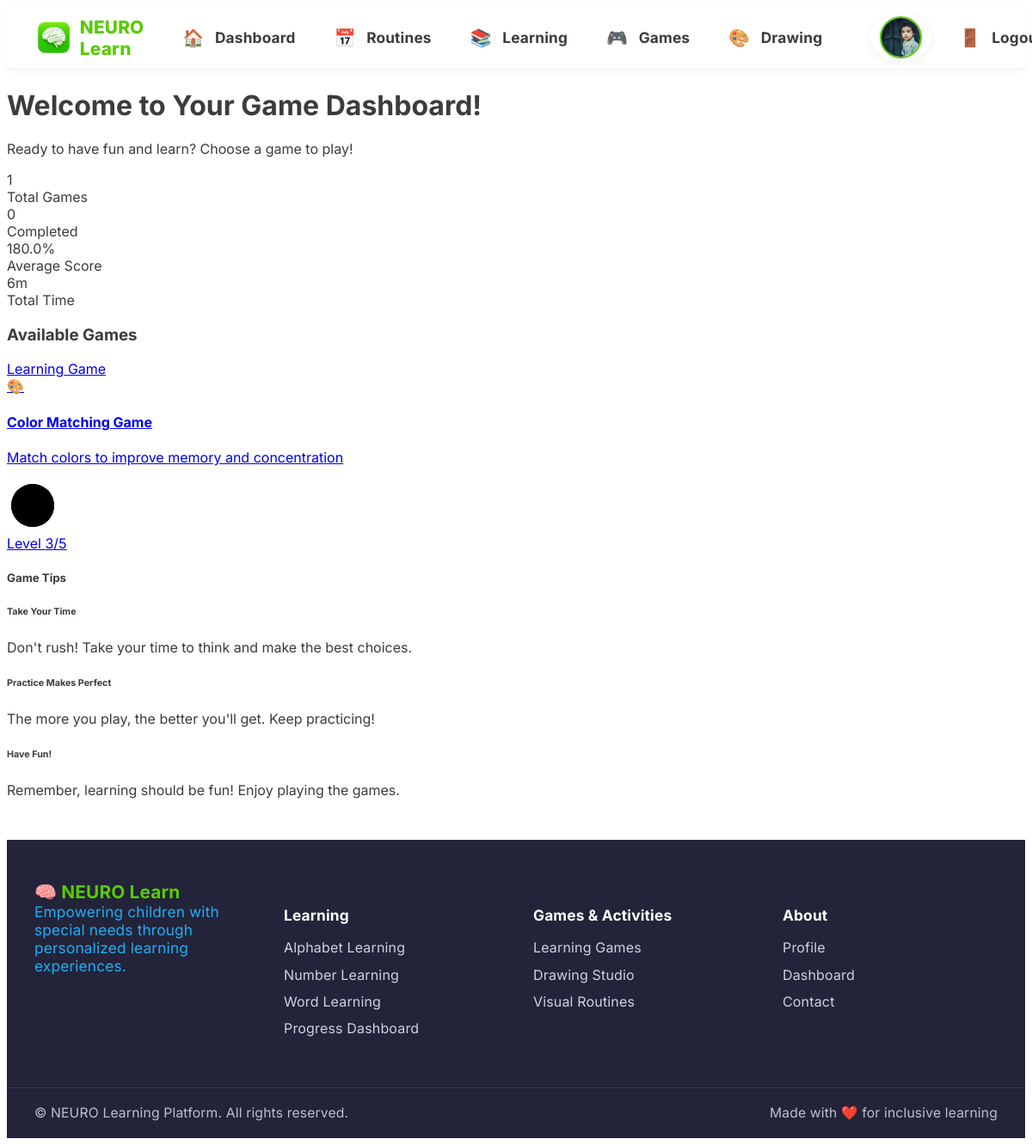
The page /therapy/games/ (signed in) on the database its author committed.
### apps/users/models.py (models this page shows, shortened)
class CustomUser(AbstractUser):
    class UserRole(models.TextChoices):
        PARENT = 'parent', _('Parent')
        THERAPIST = 'therapist', _('Therapist')
        TEACHER = 'teacher', _('Teacher')
        CHILD = 'child', _('Child')
    email = models.EmailField(_('email address'), unique=True)
    role = models.CharField(
        max_length=20,
        choices=UserRole.choices,
        default=UserRole.PARENT,
        help_text=_('User role in the system')
    )
    username = models.CharField(max_length=150, unique=True, blank=True, null=True)
    phone_number = models.CharField(max_length=15, blank=True, null=True)
    date_of_birth = models.DateField(blank=True, null=True)
    profile_picture = models.ImageField(upload_to='profile_pics/', blank=True, null=True)
    USERNAME_FIELD = 'email'
    REQUIRED_FIELDS = ['username', 'role']
    class Meta:
        verbose_name = _('user')
        verbose_name_plural = _('users')

### apps/games/models.py (models this page shows, shortened)
class Game(models.Model):
    name = models.CharField(max_length=100)
    description = models.TextField()
    is_active = models.BooleanField(default=True)
    created_at = models.DateTimeField(auto_now_add=True)
    updated_at = models.DateTimeField(auto_now=True)

class GameProgress(models.Model):
    child = models.ForeignKey(User, on_delete=models.CASCADE, related_name='game_progress')
    game = models.ForeignKey(Game, on_delete=models.CASCADE, related_name='progress')
    highest_level_completed = models.IntegerField(default=0)
    total_score = models.IntegerField(default=0)
    total_sessions = models.IntegerField(default=0)
    average_accuracy = models.FloatField(default=0.0)
    last_played = models.DateTimeField(null=True, blank=True)
    updated_at = models.DateTimeField(auto_now=True)
    class Meta:
        unique_together = ['child', 'game']
        ordering = ['-updated_at']

### apps/therapy/views.py (the view)
# urls.py: path('games/', views.game_dashboard, name='game_dashboard'),
@login_required
def game_dashboard(request):
    user = request.user
    if user.role != 'child':
        messages.error(request, "This dashboard is only for children.")
        return redirect('therapy:activity_list')
    color_matching_game = Game.objects.filter(name="Color Matching Game", is_active=True).first()
    color_matching_progress = None
    color_matching_progress_value = 0
    if color_matching_game:
        color_matching_progress = GameProgress.objects.filter(
            game=color_matching_game,
            child=user
        ).first()
        if color_matching_progress:
            color_matching_progress_value = 157 - (color_matching_progress.highest_level_completed * 31.4)
        else:
            color_matching_progress_value = 157  # No progress, full circle
    total_activities = 1 if color_matching_game else 0
    completed_activities = 1 if color_matching_progress and color_matching_progress.highest_level_completed >= 5 else 0
    average_score = color_matching_progress.total_score if color_matching_progress else 0
    total_time = color_matching_progress.total_sessions * 2 if color_matching_progress else 0  # Estimate 2 minutes per session
    context = {
        'color_matching_game': color_matching_game,
        'color_matching_progress': color_matching_progress,
        'color_matching_progress_value': color_matching_progress_value,
        'total_activities': total_activities,
        'completed_activities': completed_activities,
        'average_score': average_score,
        'total_time': total_time,  # Already in minutes
        'user_role': user.role
    }
    return render(request, 'therapy/game_dashboard.html', context)

### templates/therapy/game_dashboard.html (shortened to what this page needs)
{% extends 'base.html' %}
{% load static %}
{% block content %}
<div class="container-fluid">
    <div class="row">
        <div class="col-12">
            <div class="welcome-banner">
                <h1>
                    Welcome to Your Game Dashboard!
                </h1>
                <p>Ready to have fun and learn? Choose a game to play!</p>
            </div>
            <div class="row mb-4">
                <div class="col-md-3">
                    <div class="stats-card">
                        <div class="stat-item">
                            <div class="stat-number">{{ total_activities }}</div>
                            <div class="stat-label">Total Games</div>
                        </div>
                    </div>
                </div>
                <div class="col-md-3">
                    <div class="stats-card">
                        <div class="stat-item">
                            <div class="stat-number">{{ completed_activities }}</div>
                            <div class="stat-label">Completed</div>
                        </div>
                    </div>
                </div>
                <div class="col-md-3">
                    <div class="stats-card">
                        <div class="stat-item">
                            <div class="stat-number">{{ average_score|floatformat:1 }}%</div>
                            <div class="stat-label">Average Score</div>
                        </div>
                    </div>
                </div>
                <div class="col-md-3">
                    <div class="stats-card">
                        <div class="stat-item">
                            <div class="stat-number">{{ total_time|floatformat:0 }}m</div>
                            <div class="stat-label">Total Time</div>
                        </div>
                    </div>
                </div>
            </div>
            {% if color_matching_game %}
            <div class="row mb-4">
                <div class="col-12">
                    <h3 class="mb-4">
                        Available Games
                    </h3>
                </div>
            </div>
            <div class="row mb-5">
                <div class="col-lg-4 col-md-6 mb-4">
                    <a href="{% url 'games:color_matching_levels' %}" class="game-card position-relative" style="background: linear-gradient(135deg, #28a745 0%, #20c997 100%);">
                        <div class="difficulty-badge bg-success">
                            Learning Game
                        </div>
                        <div class="text-center">
                            <div class="game-icon">
                                🎨
                            </div>
                            <h4 class="mb-2">{{ color_matching_game.name }}</h4>
                            <p class="mb-3">{{ color_matching_game.description|truncatewords:10 }}</p>
                            <div class="progress-ring">
                                <svg width="60" height="60">
                                    <circle class="bg" cx="30" cy="30" r="25"></circle>
                                    <circle class="progress" cx="30" cy="30" r="25"
                                            style="stroke-dashoffset: {{ color_matching_progress_value }}"></circle>
                                </svg>
                            </div>
                            <div class="mt-2">
                                {% if color_matching_progress %}
                                    <span class="badge bg-success">Level {{ color_matching_progress.highest_level_completed }}/5</span>
                                {% else %}
                                    <span class="badge bg-warning">Start Playing</span>
                                {% endif %}
                            </div>
                        </div>
                    </a>
                </div>
            </div>
            {% endif %}
            <div class="row mt-4">
                <div class="col-12">
                    <div class="card shadow-sm border-0">
                        <div class="card-header bg-white">
                            <h5 class="mb-0">
                                Game Tips
                            </h5>
                        </div>
                        <div class="card-body">
                            <div class="row">
                                <div class="col-md-4">
                                    <h6>Take Your Time</h6>
                                    <p class="text-muted small">Don't rush! Take your time to think and make the best choices.</p>
                                </div>
                                <div class="col-md-4">
                                    <h6>Practice Makes Perfect</h6>
                                    <p class="text-muted small">The more you play, the better you'll get. Keep practicing!</p>
                                </div>
                                <div class="col-md-4">
                                    <h6>Have Fun!</h6>
                                    <p class="text-muted small">Remember, learning should be fun! Enjoy playing the games.</p>
                                </div>
                            </div>
                        </div>
                    </div>
                </div>
            </div>
        </div>
    </div>
</div>
{% endblock %}

### templates/base.html (shortened to what this page needs)
<!DOCTYPE html>
<html lang="en">
<head>
    {% load static %}
    <link rel="stylesheet" href="/static/css/child_dashboard_duolingo.css">
    <link rel="stylesheet" href="/static/css/duo_header_footer.css">
</head>
<body>
    <header class="duo-header">
        <div class="container-fluid d-flex align-items-center justify-content-between py-2">
            <div class="d-flex align-items-center">
                <a href="/dashboard/" class="duo-logo-link">
                    <img src="{% static 'img/green_brain_icon.png' %}" alt="NEURO Learn Logo" class="duo-logo" style="width:2.8rem; height:2.8rem; object-fit:contain; vertical-align:middle;">
                    <span class="duo-brand">NEURO Learn</span>
                </a>
            </div>
            <nav class="duo-nav d-flex align-items-center">
                <a href="/dashboard/" class="duo-nav-link" title="Dashboard"><span class="duo-nav-icon">🏠</span><span class="duo-nav-label">Dashboard</span></a>
                <a href="/routines/" class="duo-nav-link" title="My Routines"><span class="duo-nav-icon">📅</span><span class="duo-nav-label">Routines</span></a>
                <a href="/learning/" class="duo-nav-link" title="Learning"><span class="duo-nav-icon">📚</span><span class="duo-nav-label">Learning</span></a>
                <a href="/games/" class="duo-nav-link" title="Games"><span class="duo-nav-icon">🎮</span><span class="duo-nav-label">Games</span></a>
                <a href="/drawing/" class="duo-nav-link" title="Drawing"><span class="duo-nav-icon">🎨</span><span class="duo-nav-label">Drawing</span></a>
                <a href="/profile/" class="duo-nav-link duo-avatar-link ms-3" title="Profile">
                    {% if user.profile_picture %}
                        <img src="{{ user.profile_picture.url }}" alt="Profile" class="duo-avatar-img" style="background: none; box-shadow: none;">
                    {% else %}
                        <span class="duo-avatar">{{ user.first_name|default:user.username|first|upper }}</span>
                    {% endif %}
                </a>
                <a href="/logout/" class="duo-nav-link ms-3" title="Logout">
                    <span class="duo-nav-icon">🚪</span>
                    <span class="duo-nav-label">Logout</span>
                </a>
            </nav>
        </div>
    </header>
    <main>
        {% block content %}{% endblock %}
    </main>
    <footer class="duo-footer mt-5">
        <div class="duo-footer-main">
            <div class="duo-footer-col">
                <div class="duo-footer-logo">🧠 NEURO Learn</div>
                <div class="duo-footer-slogan">Empowering children with special needs through personalized learning experiences.</div>
            </div>
            <div class="duo-footer-col">
                <h5>Learning</h5>
                <ul class="duo-footer-links">
                    <li><a href="/learning/alphabet/">Alphabet Learning</a></li>
                    <li><a href="/learning/numbers/">Number Learning</a></li>
                    <li><a href="/learning/words/">Word Learning</a></li>
                    <li><a href="/learning/progress/">Progress Dashboard</a></li>
                </ul>
            </div>
            <div class="duo-footer-col">
                <h5>Games & Activities</h5>
                <ul class="duo-footer-links">
                    <li><a href="/games/">Learning Games</a></li>
                    <li><a href="/drawing/">Drawing Studio</a></li>
                    <li><a href="/routines/">Visual Routines</a></li>
                </ul>
            </div>
            <div class="duo-footer-col">
                <h5>About</h5>
                <ul class="duo-footer-links">
                    <li><a href="/profile/">Profile</a></li>
                    <li><a href="/dashboard/">Dashboard</a></li>
                    <li><a href="#">Contact</a></li>
                </ul>
            </div>
        </div>
        <div class="duo-footer-bottom">
            <span>© {{ now|date:'Y' }} NEURO Learning Platform. All rights reserved.</span>
            <span>Made with ❤️ for inclusive learning</span>
        </div>
    </footer>
</body>
</html>

### static/css/child_dashboard_duolingo.css (style rules this page uses)
body, .child-dashboard-duo { background: #fff !important; color: #3C3C3C; font-family: 'Nunito', 'Segoe UI', Arial, sans-serif; min-height: 100vh; }

### static/css/duo_header_footer.css (style rules this page uses)
body, .child-dashboard-duo { font-family: 'Inter', 'Nunito', 'Segoe UI', Arial, sans-serif; }
.duo-header { background: #fff; border-bottom: 2px solid #F7F7F7; box-shadow: 0 2px 8px rgba(60,60,60,0.04); position: sticky; top: 0; z-index: 100; width: 100%; min-height: 54px; }
.duo-header .container-fluid { display: flex; align-items: center; justify-content: space-between; flex-wrap: nowrap; padding: 0.5rem 2rem; }
.duo-logo-link { display: flex; align-items: center; text-decoration: none; margin-right: 2rem; }
.duo-logo { font-size: 2.1rem; margin-right: 0.5rem; color: #58CC02; }
.duo-brand { font-size: 1.3rem; font-weight: 800; color: #58CC02; letter-spacing: 0.01em; }
.duo-nav { display: flex; flex-direction: row; align-items: center; gap: 1.2rem; flex: 1 1 auto; }
.duo-nav-link { display: flex; align-items: center; justify-content: center; background: transparent; border-radius: 1.2rem; padding: 0.32rem 0.8rem; font-size: 1.05rem; color: #3C3C3C; text-decoration: none; font-weight: 700; transition: background 0.15s, color 0.15s, box-shadow 0.15s; box-shadow: none; gap: 0.5rem; }
.duo-nav-icon { font-size: 1.25rem; margin-right: 0.3rem; }
.duo-nav-label { font-size: 1.08rem; font-weight: 700; letter-spacing: 0.01em; }
.duo-avatar-link { padding: 0.2rem 0.7rem; background: #fff !important; color: #fff !important; border-radius: 50%; font-size: 1.2rem; margin-left: 1.5rem; box-shadow: 0 2px 8px rgba(60,60,60,0.08); border: none; }
.duo-footer { background: #232339; color: #fff; border-top: none; font-size: 1rem; font-weight: 400; letter-spacing: 0.01em; margin-top: 3rem; box-shadow: none; padding: 0; }
.duo-footer-slogan { color: #1CB0F6; font-size: 1.08rem; margin-bottom: 1.2rem; }
.duo-footer-main { max-width: 1200px; margin: 0 auto; padding: 3rem 2rem 1.5rem 2rem; display: flex; flex-wrap: wrap; gap: 2.5rem; justify-content: space-between; }
.duo-footer-col { min-width: 180px; flex: 1 1 180px; margin-bottom: 1.5rem; }
.duo-footer-col h5 { color: #fff; font-size: 1.08rem; font-weight: 700; margin-bottom: 1.1rem; letter-spacing: 0.01em; }
.duo-footer-links { list-style: none; padding: 0; margin: 0; }
.duo-footer-links li { margin-bottom: 0.7rem; }
.duo-footer-links a { color: #d1d1e0; text-decoration: none; font-weight: 400; transition: color 0.15s; }
.duo-footer-bottom { border-top: 1px solid #39395a; padding: 1.2rem 2rem 1.2rem 2rem; display: flex; justify-content: space-between; align-items: center; font-size: 0.98rem; color: #bdbdd7; background: #232339; }
.duo-footer-logo { font-size: 1.3rem; font-weight: 700; color: #58CC02; display: flex; align-items: center; gap: 0.5rem; }
.duo-avatar-img { width: 2.8rem; height: 2.8rem; object-fit: cover; border-radius: 50%; border: 2px solid #58CC02; background: #fff; display: inline-block; }

### rows shown on the page
CustomUser: profile_picture (picture)
Game: name "Color Matching Game", description "Match colors to improve memory and concentration"
GameProgress: highest_level_completed "3"

### other values the page prints
{{ total_activities }} "1"
{{ completed_activities }} "0"
{{ average_score|floatformat:1 }} "180.0"
{{ total_time|floatformat:0 }} "6"
